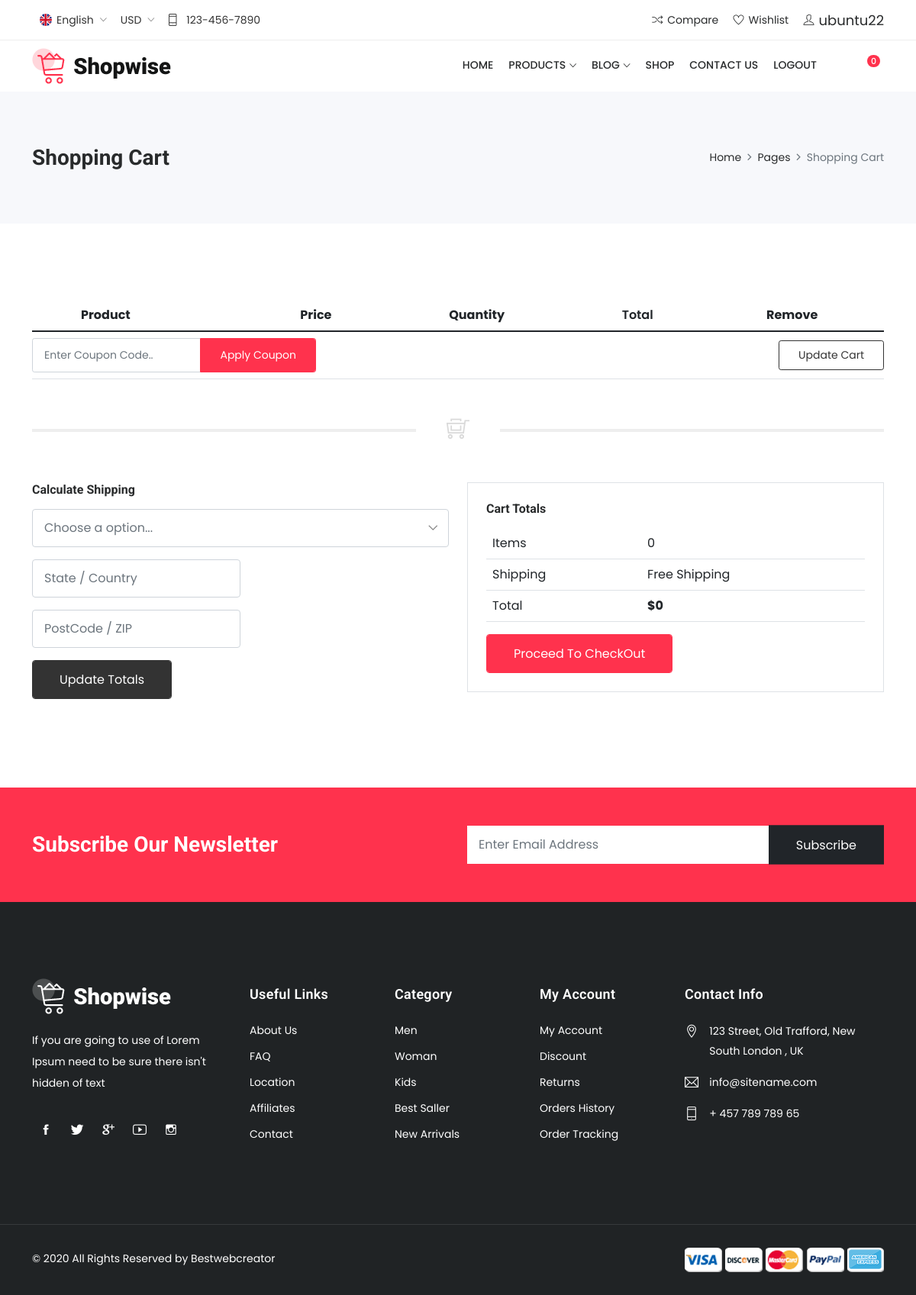
The page /cart/ (signed in) on the database its author committed.
### users/models.py (models this page shows)
class CustomUser(AbstractUser):
    username = models.CharField(max_length=100, null=True, unique=True)
    email = models.EmailField(_('email address'), unique=True)
    USERNAME_FIELD = 'email'
    REQUIRED_FIELDS = []
    objects = CustomUserManager()
    def __str__(self):
        return str(self.username)

### shop/models.py (models this page shows, shortened)
class Order(models.Model):
    customer = models.ForeignKey(CustomUser, on_delete=models.SET_NULL, null=True, blank=True)
    date_ordered = models.DateTimeField(auto_now_add=True)
    complete = models.BooleanField(default=False)
    transaction_id = models.CharField(max_length=100, null=True)
    @property
    def get_cart_total(self):
        orderitems = self.orderitem_set.all()
        total = sum([item.get_total for item in orderitems])
        return total
    @property
    def get_cart_items(self):
        orderitems = self.orderitem_set.all()
        total = sum([item.quantity for item in orderitems])
        return total

### shop/views.py (the view)
# urls.py: path("cart/", cart, name='cart'),
def cart(request):
    return render(request, 'Shop/need/shop-cart.html',)

### shop/context_processor.py (called while the page is built)
def extras(request):
    if request.user.is_authenticated:
        customer = request.user
        order, created = Order.objects.get_or_create(customer=customer, complete=False)
        items = order.orderitem_set.all()
        cartItems = order.get_cart_items
    else:
        items = []
        order = {'get_cart_total': 0, 'get_cart_items': 0}
        cartItems = order['get_cart_items']
    category = Category.objects.all()
    return {'category': category, 'cartItems': cartItems, 'items': items, 'order': order,}

### templates/Shop/need/shop-cart.html (shortened to what this page needs)
{% extends 'Shop/need/base.html' %}
{% load static %}
{% block content %}
<div class="breadcrumb_section bg_gray page-title-mini">
    <div class="container">
        <div class="row align-items-center">
        	<div class="col-md-6">
                <div class="page-title">
            		<h1>Shopping Cart</h1>
                </div>
            </div>
            <div class="col-md-6">
                <ol class="breadcrumb justify-content-md-end">
                    <li class="breadcrumb-item"><a href="#">Home</a></li>
                    <li class="breadcrumb-item"><a href="#">Pages</a></li>
                    <li class="breadcrumb-item active">Shopping Cart</li>
                </ol>
            </div>
        </div>
    </div>
</div>
<div class="main_content">
<div class="section">
	<div class="container">
        <div class="row">
            <div class="col-12">
                <div class="table-responsive shop_cart_table">
                	<table class="table">
                    	<thead>
                        	<tr>
                            	<th class="product-thumbnail">&nbsp;</th>
                                <th class="product-name">Product</th>
                                <th class="product-price">Price</th>
                                <th class="product-quantity">Quantity</th>
                                <th class="product-subtotal">Total</th>
                                <th class="product-remove">Remove</th>
                            </tr>
                        </thead>
                        <tfoot>
                        	<tr>
                            	<td colspan="6" class="px-0">
                                	<div class="row g-0 align-items-center">
                                    	<div class="col-lg-4 col-md-6 mb-3 mb-md-0">
                                            <div class="coupon field_form input-group">
                                                <input type="text" value="" class="form-control form-control-sm" placeholder="Enter Coupon Code..">
                                                <div class="input-group-append">
                                                	<button class="btn btn-fill-out btn-sm" type="submit">Apply Coupon</button>
                                                </div>
                                            </div>
                                    	</div>
                                        <div class="col-lg-8 col-md-6  text-start  text-md-end">
                                            <button class="btn btn-line-fill btn-sm" type="submit">Update Cart</button>
                                        </div>
                                    </div>
                                </td>
                            </tr>
                        </tfoot>
                    </table>
                </div>
            </div>
        </div>
        <div class="row">
            <div class="col-12">
            	<div class="medium_divider"></div>
            	<div class="divider center_icon"><i class="ti-shopping-cart-full"></i></div>
            	<div class="medium_divider"></div>
            </div>
        </div>
        <div class="row">
        	<div class="col-md-6">
            	<div class="heading_s1 mb-3">
            		<h6>Calculate Shipping</h6>
                </div>
                <form class="field_form shipping_calculator">
                    <div class="form-row">
                        <div class="form-group col-lg-12 mb-3">
                            <div class="custom_select">
                                <select class="form-control">
                                    <option value="">Choose a option...</option>
                                </select>
                            </div>
                        </div>
                    </div>
                    <div class="form-row">
                        <div class="form-group col-lg-6 mb-3">
                            <input required="required" placeholder="State / Country" class="form-control" name="name" type="text">
                        </div>
                        <div class="form-group col-lg-6 mb-3">
                            <input required="required" placeholder="PostCode / ZIP" class="form-control" name="name" type="text">
                        </div>
                    </div>
                    <div class="form-row">
                        <div class="form-group col-lg-12 mb-3">
                            <button class="btn btn-fill-line" type="submit">Update Totals</button>
                        </div>
                    </div>
                </form>
            </div>
            <div class="col-md-6">
            	<div class="border p-3 p-md-4">
                    <div class="heading_s1 mb-3">
                        <h6>Cart Totals</h6>
                    </div>
                    <div class="table-responsive">
                        <table class="table">
                            <tbody>
                                <tr>
                                    <td class="cart_total_label">Items</td>
                                    <td class="cart_total_amount">{{ order.get_cart_items }}</td>
                                </tr>
                                <tr>
                                    <td class="cart_total_label">Shipping</td>
                                    <td class="cart_total_amount">Free Shipping</td>
                                </tr>
                                <tr>
                                    <td class="cart_total_label">Total</td>
                                    <td class="cart_total_amount"><strong>${{ order.get_cart_total }}</strong></td>
                                </tr>
                            </tbody>
                        </table>
                    </div>
                    <a href="#" class="btn btn-fill-out">Proceed To CheckOut</a>
                </div>
            </div>
        </div>
    </div>
</div>
</div>
{% endblock %}>

### templates/include/header.html (shortened to what this page needs)
{% load static %}
<header class="header_wrap fixed-top header_with_topbar">
	<div class="top-header">
        <div class="container">
            <div class="row align-items-center">
                <div class="col-md-6">
                	<div class="d-flex align-items-center justify-content-center justify-content-md-start">
                        <div class="lng_dropdown me-2">
                        </div>
                        <div class="me-3">
                        </div>
                        <ul class="contact_detail text-center text-lg-start">
                            <li><i class="ti-mobile"></i><span>123-456-7890</span></li>
                        </ul>
                    </div>
                </div>
                <div class="col-md-6">
                	<div class="text-center text-md-end">
                       	<ul class="header_list">
                        	<li><a href="compare.html"><i class="ti-control-shuffle"></i><span>Compare</span></a></li>
                            <li><a href="wishlist.html"><i class="ti-heart"></i><span>Wishlist</span></a></li>
                            {% if request.user.is_authenticated %}
                            <li><a href="{% url 'account' user.id %}"><i class="ti-user"></i><span style="font-size: 18px">{{ request.user.username }}</span></a></li>
                            {% else %}
                            <li><a href="{% url 'login'%}"><i class="ti-user"></i><span style="font-size: 18px">Login</span></a></li>
                            {% endif %}
						</ul>
                    </div>
                </div>
            </div>
        </div>
    </div>
    <div class="bottom_header dark_skin main_menu_uppercase">
    	<div class="container">
            <nav class="navbar navbar-expand-lg">
                <a class="navbar-brand" href="{% url 'home' %}">
                    <img class="logo_dark" src="{% static 'assets/images/logo_dark.png' %}" alt="logo" />
                </a>
                <div class="collapse navbar-collapse justify-content-end" id="navbarSupportedContent">
                    <ul class="navbar-nav">
                        <li class="dropdown">
                            <a  class="nav-link " href="{% url 'home' %}">Home</a>
                        </li>
                        <li class="dropdown dropdown-mega-menu">
                            <a class="dropdown-toggle nav-link" href="#" data-bs-toggle="dropdown">Products</a>
                        </li>
                        <li class="dropdown">
                            <a class="dropdown-toggle nav-link" href="#" data-bs-toggle="dropdown">Blog</a>
                        </li>
                        <li >
                            <a class="nav-link "  href="{% url 'shop' %}" >Shop</a>
                        </li>
                        <li><a class="nav-link nav_item" href="contact.html">Contact Us</a></li>
                        <li><a class="nav-link nav_item" href="{% url 'logout' %}">Logout</a></li>
                    </ul>
                </div>
                <ul class="navbar-nav attr-nav align-items-center">
                    <li><a href="javascript:void(0);" class="nav-link search_trigger"><i class="linearicons-magnifier"></i></a>
                    </li>
                    <li class="dropdown cart_dropdown" ><a class="nav-link cart_trigger" href="{% url 'cart' %}" data-bs-toggle="dropdown"><i class="linearicons-cart"></i><span class="cart_count">{{ cartItems }}</span></a>
                    </li>
                </ul>
            </nav>
        </div>
    </div>
</header>

### rows shown on the page
CustomUser: user.username "ubuntu22"
Order: get_cart_items "0", get_cart_total "0"

### other values the page prints
{{ cartItems }} "0"
